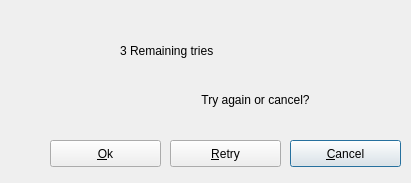
<?xml version="1.0" encoding="UTF-8"?>
<ui version="4.0">
 <class>dlgWndBadPIN</class>
 <widget class="QDialog" name="dlgWndBadPIN">
  <property name="geometry">
   <rect>
    <x>0</x>
    <y>0</y>
    <width>411</width>
    <height>183</height>
   </rect>
  </property>
  <property name="windowTitle">
   <string>dlgWndBadPIN</string>
  </property>
  <widget class="QWidget" name="widget" native="true">
   <property name="geometry">
    <rect>
     <x>0</x>
     <y>0</y>
     <width>411</width>
     <height>181</height>
    </rect>
   </property>
   <widget class="QLabel" name="lblHeader">
    <property name="geometry">
     <rect>
      <x>120</x>
      <y>30</y>
      <width>251</width>
      <height>41</height>
     </rect>
    </property>
    <property name="text">
     <string>3 Remaining tries</string>
    </property>
   </widget>
   <widget class="QLabel" name="lblIcon">
    <property name="geometry">
     <rect>
      <x>10</x>
      <y>10</y>
      <width>131</width>
      <height>101</height>
     </rect>
    </property>
    <property name="text">
     <string>&lt;Icon&gt;</string>
    </property>
   </widget>
   <widget class="QLabel" name="lblCenter">
    <property name="geometry">
     <rect>
      <x>110</x>
      <y>90</y>
      <width>291</width>
      <height>20</height>
     </rect>
    </property>
    <property name="text">
     <string>Try again or cancel?</string>
    </property>
    <property name="alignment">
     <set>Qt::AlignCenter|Qt::AlignHCenter|Qt::AlignLeading|Qt::AlignLeft|Qt::AlignVCenter</set>
    </property>
   </widget>
   <widget class="QPushButton" name="btnCancel">
    <property name="geometry">
     <rect>
      <x>290</x>
      <y>140</y>
      <width>111</width>
      <height>27</height>
     </rect>
    </property>
    <property name="text">
     <string>&amp;Cancel</string>
    </property>
   </widget>
   <widget class="QPushButton" name="btnRetry">
    <property name="geometry">
     <rect>
      <x>170</x>
      <y>140</y>
      <width>111</width>
      <height>27</height>
     </rect>
    </property>
    <property name="text">
     <string>&amp;Retry</string>
    </property>
   </widget>
   <widget class="QPushButton" name="btnOk">
    <property name="geometry">
     <rect>
      <x>50</x>
      <y>140</y>
      <width>111</width>
      <height>27</height>
     </rect>
    </property>
    <property name="text">
     <string>&amp;Ok</string>
    </property>
   </widget>
  </widget>
 </widget>
 <layoutdefault spacing="6" margin="11"/>
 <resources/>
 <connections>
  <connection>
   <sender>btnOk</sender>
   <signal>clicked()</signal>
   <receiver>dlgWndBadPIN</receiver>
   <slot>accept()</slot>
   <hints>
    <hint type="sourcelabel">
     <x>338</x>
     <y>294</y>
    </hint>
    <hint type="destinationlabel">
     <x>421</x>
     <y>202</y>
    </hint>
   </hints>
  </connection>
  <connection>
   <sender>btnRetry</sender>
   <signal>clicked()</signal>
   <receiver>dlgWndBadPIN</receiver>
   <slot>accept()</slot>
   <hints>
    <hint type="sourcelabel">
     <x>467</x>
     <y>294</y>
    </hint>
    <hint type="destinationlabel">
     <x>421</x>
     <y>202</y>
    </hint>
   </hints>
  </connection>
  <connection>
   <sender>btnCancel</sender>
   <signal>clicked()</signal>
   <receiver>dlgWndBadPIN</receiver>
   <slot>reject()</slot>
   <hints>
    <hint type="sourcelabel">
     <x>550</x>
     <y>294</y>
    </hint>
    <hint type="destinationlabel">
     <x>421</x>
     <y>202</y>
    </hint>
   </hints>
  </connection>
 </connections>
</ui>
